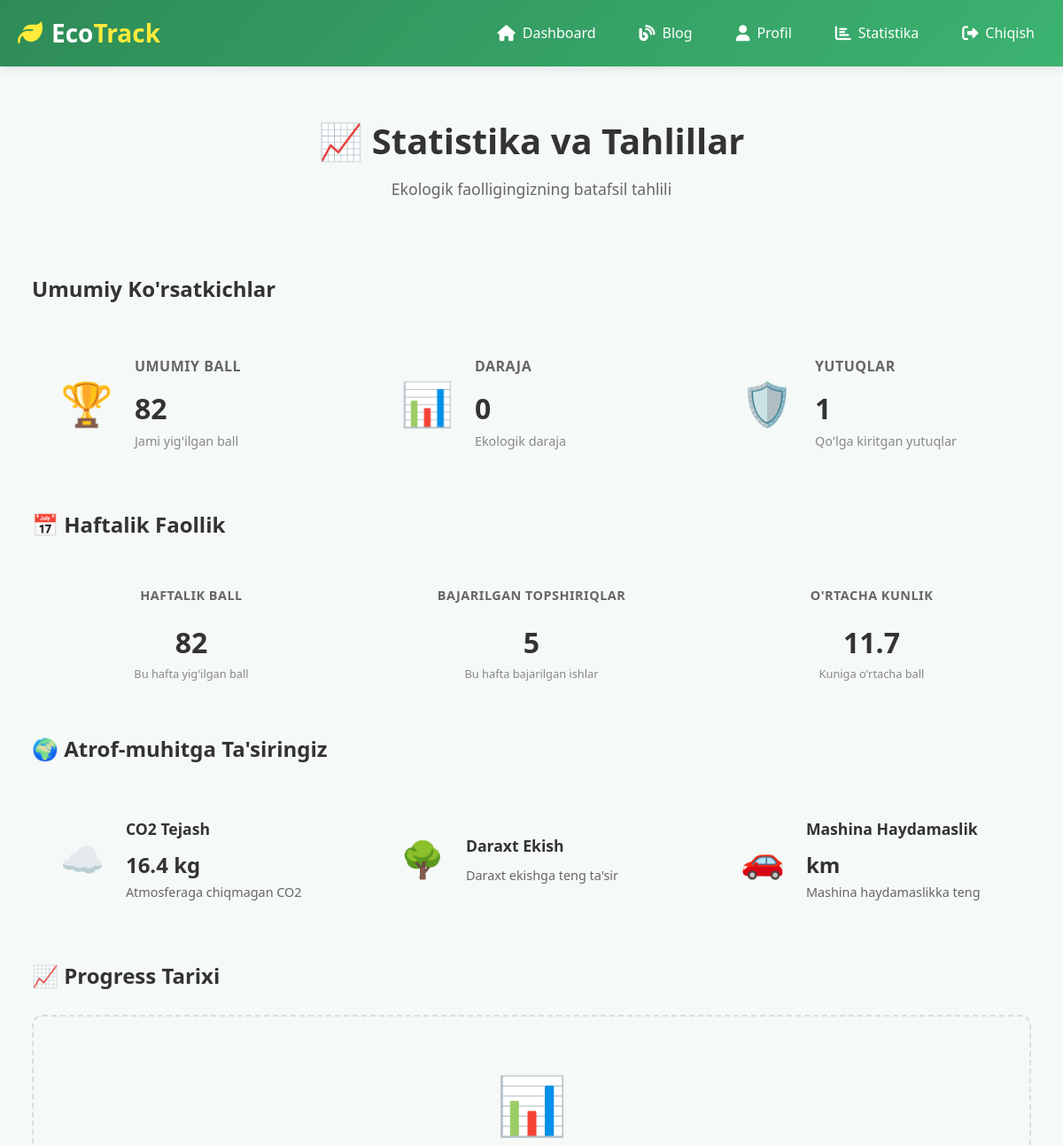
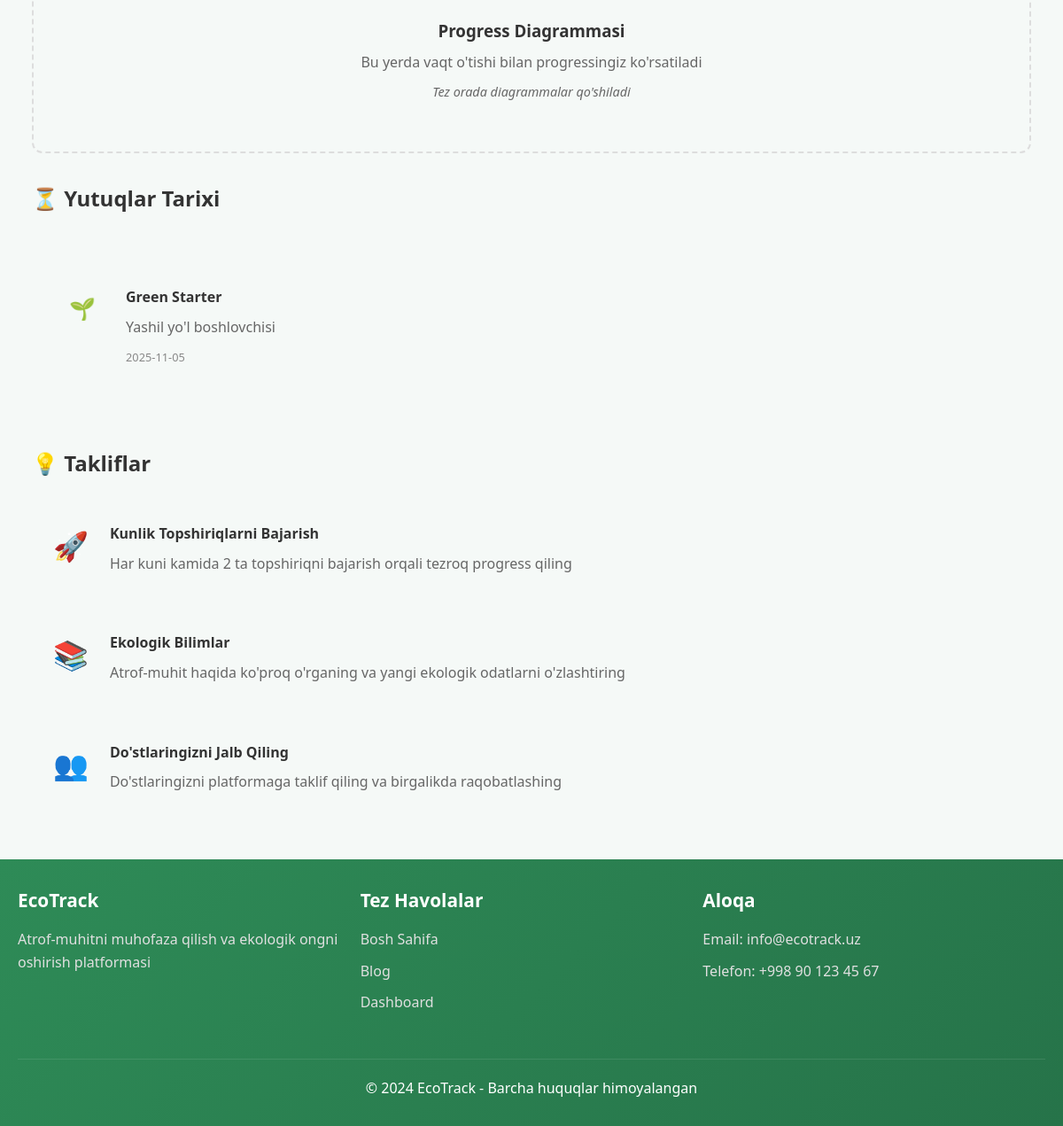
The app's page /stats (signed in) with its own data (2 pictures, top to bottom).
### app.py (models this page shows, shortened)
class Badge(db.Model):
    id = db.Column(db.Integer, primary_key=True)
    user_id = db.Column(db.Integer, db.ForeignKey('user.id'), nullable=False)
    badge_name = db.Column(db.String(100), nullable=False)
    badge_description = db.Column(db.String(200))
    earned_date = db.Column(db.Date, default=datetime.utcnow)
    badge_icon = db.Column(db.String(50), default='🛡️')

### app.py (the view)
@app.route('/stats')
@login_required
def stats():
    try:
        total_points = EcoPoint.get_user_total_points(current_user.id)
        user_level = total_points // 100
        week_ago = datetime.now() - timedelta(days=7)
        weekly_points = EcoPoint.query.filter(
            EcoPoint.user_id == current_user.id,
            EcoPoint.date >= week_ago.date()
        ).with_entities(db.func.sum(EcoPoint.points)).scalar() or 0
        weekly_tasks = EcoPoint.query.filter(
            EcoPoint.user_id == current_user.id,
            EcoPoint.date >= week_ago.date()
        ).count()
        weekly_stats = {
            'weekly_points': weekly_points,
            'tasks_completed': weekly_tasks
        }
        environmental_impact = calculate_environmental_impact(total_points)
        badges = Badge.query.filter_by(user_id=current_user.id).all()
        return render_template('stats.html',
                            total_points=total_points,
                            user_level=user_level,
                            weekly_stats=weekly_stats,
                            environmental_impact=environmental_impact,
                            badges=badges)
    except Exception as e:
        print(f"Stats error: {str(e)}")
        flash('Statistikani yuklashda xatolik yuz berdi', 'error')
        return redirect(url_for('dashboard'))

### app.py (called while the page is built)
@login_manager.user_loader
def load_user(user_id):
    return User.query.get(int(user_id))

def calculate_environmental_impact(points):
    return {
        'co2_saved': round(points * 0.2, 1),
        'water_saved': points * 1.5,
        'plastic_saved': round(points * 0.1, 1),
        'energy_saved': points * 0.5
    }

    @staticmethod
    def get_user_total_points(user_id):
        result = db.session.query(db.func.sum(EcoPoint.points)).filter(
            EcoPoint.user_id == user_id
        ).scalar()
        return result if result else 0

### templates/stats.html (shortened to what this page needs)
{% extends "base.html" %}
{% block content %}
<div class="stats-container">
    <div class="stats-header">
        <h1>📈 Statistika va Tahlillar</h1>
        <p>Ekologik faolligingizning batafsil tahlili</p>
    </div>
    <div class="stats-grid">
        <div class="stats-overview">
            <h2>Umumiy Ko'rsatkichlar</h2>
            <div class="overview-cards">
                <div class="overview-card">
                    <div class="overview-icon">🏆</div>
                    <div class="overview-content">
                        <h3>Umumiy Ball</h3>
                        <p class="overview-value">{{ total_points }}</p>
                        <p class="overview-label">Jami yig'ilgan ball</p>
                    </div>
                </div>
                <div class="overview-card">
                    <div class="overview-icon">📊</div>
                    <div class="overview-content">
                        <h3>Daraja</h3>
                        <p class="overview-value">{{ total_points // 100 }}</p>
                        <p class="overview-label">Ekologik daraja</p>
                    </div>
                </div>
                <div class="overview-card">
                    <div class="overview-icon">🛡️</div>
                    <div class="overview-content">
                        <h3>Yutuqlar</h3>
                        <p class="overview-value">{{ badges | length }}</p>
                        <p class="overview-label">Qo'lga kiritgan yutuqlar</p>
                    </div>
                </div>
            </div>
        </div>
        <div class="weekly-stats-section">
            <h2>📅 Haftalik Faollik</h2>
            <div class="weekly-cards">
                <div class="weekly-card">
                    <h3>Haftalik Ball</h3>
                    <p class="weekly-value">{{ weekly_stats.weekly_points }}</p>
                    <p class="weekly-label">Bu hafta yig'ilgan ball</p>
                </div>
                <div class="weekly-card">
                    <h3>Bajarilgan Topshiriqlar</h3>
                    <p class="weekly-value">{{ weekly_stats.tasks_completed }}</p>
                    <p class="weekly-label">Bu hafta bajarilgan ishlar</p>
                </div>
                <div class="weekly-card">
                    <h3>O'rtacha Kunlik</h3>
                    <p class="weekly-value">{{ (weekly_stats.weekly_points / 7) | round(1) }}</p>
                    <p class="weekly-label">Kuniga o'rtacha ball</p>
                </div>
            </div>
        </div>
        <div class="impact-section">
            <h2>🌍 Atrof-muhitga Ta'siringiz</h2>
            <div class="impact-cards">
                <div class="impact-card">
                    <div class="impact-icon">☁️</div>
                    <div class="impact-content">
                        <h3>CO2 Tejash</h3>
                        <p class="impact-value">{{ environmental_impact.co2_saved }} kg</p>
                        <p class="impact-desc">Atmosferaga chiqmagan CO2</p>
                    </div>
                </div>
                <div class="impact-card">
                    <div class="impact-icon">🌳</div>
                    <div class="impact-content">
                        <h3>Daraxt Ekish</h3>
                        <p class="impact-desc">Daraxt ekishga teng ta'sir</p>
                    </div>
                </div>
                <div class="impact-card">
                    <div class="impact-icon">🚗</div>
                    <div class="impact-content">
                        <h3>Mashina Haydamaslik</h3>
                        <p class="impact-value">{{ environmental_impact.km_driven_equivalent }} km</p>
                        <p class="impact-desc">Mashina haydamaslikka teng</p>
                    </div>
                </div>
            </div>
        </div>
        <div class="progress-section">
            <h2>📈 Progress Tarixi</h2>
            <div class="progress-chart-placeholder">
                <div class="chart-icon">📊</div>
                <h3>Progress Diagrammasi</h3>
                <p>Bu yerda vaqt o'tishi bilan progressingiz ko'rsatiladi</p>
                <p class="chart-note">Tez orada diagrammalar qo'shiladi</p>
            </div>
        </div>
        <div class="timeline-section">
            <h2>⏳ Yutuqlar Tarixi</h2>
            <div class="timeline">
                {% if badges %}
                    {% for badge in badges %}
                    <div class="timeline-item">
                        <div class="timeline-marker">{{ badge.badge_icon or '🛡️' }}</div>
                        <div class="timeline-content">
                            <h4>{{ badge.badge_name }}</h4>
                            <p>{{ badge.badge_description }}</p>
                            <span class="timeline-date">{{ badge.earned_date.strftime('%Y-%m-%d') }}</span>
                        </div>
                    </div>
                    {% endfor %}
                {% else %}
                    <div class="no-timeline">
                        <p>Hali hech qanday yutuq yo'q. Birinchi yutug'ingizni qo'lga kiriting! 🌟</p>
                    </div>
                {% endif %}
            </div>
        </div>
        <div class="tips-section">
            <h2>💡 Takliflar</h2>
            <div class="tips-list">
                <div class="tip-item">
                    <span class="tip-icon">🚀</span>
                    <div class="tip-content">
                        <h4>Kunlik Topshiriqlarni Bajarish</h4>
                        <p>Har kuni kamida 2 ta topshiriqni bajarish orqali tezroq progress qiling</p>
                    </div>
                </div>
                <div class="tip-item">
                    <span class="tip-icon">📚</span>
                    <div class="tip-content">
                        <h4>Ekologik Bilimlar</h4>
                        <p>Atrof-muhit haqida ko'proq o'rganing va yangi ekologik odatlarni o'zlashtiring</p>
                    </div>
                </div>
                <div class="tip-item">
                    <span class="tip-icon">👥</span>
                    <div class="tip-content">
                        <h4>Do'stlaringizni Jalb Qiling</h4>
                        <p>Do'stlaringizni platformaga taklif qiling va birgalikda raqobatlashing</p>
                    </div>
                </div>
            </div>
        </div>
    </div>
</div>
{% endblock %}

### templates/base.html (style rules this page uses)
* { margin: 0; padding: 0; box-sizing: border-box; font-family: 'Segoe UI', Tahoma, Geneva, Verdana, sans-serif; }
body { background-color: #f5f9f7; color: #333; line-height: 1.6; }

### templates/stats.html (style rules this page uses)
.stats-container { max-width: 1200px; margin: 0 auto; padding: 0 1rem; }
.stats-header { text-align: center; margin-bottom: 3rem; padding: 2rem 0; }
.stats-header h1 { font-size: 2.5rem; margin-bottom: 0.5rem; color: var(--text-color); }
.stats-header p { color: #666; font-size: 1.1rem; }
.stats-grid { display: flex; flex-direction: column; gap: 2rem; }
.stats-overview h2, .weekly-stats-section h2, .impact-section h2, .progress-section h2, .timeline-section h2, .tips-section h2 { margin-bottom: 1.5rem; color: var(--text-color); font-size: 1.5rem; }
.overview-cards { display: grid; grid-template-columns: repeat(auto-fit, minmax(250px, 1fr)); gap: 1.5rem; }
.overview-card { background: var(--card-color); padding: 2rem; border-radius: 12px; box-shadow: var(--shadow); display: flex; align-items: center; gap: 1.5rem; transition: transform 0.3s ease; }
.overview-icon { font-size: 3rem; }
.overview-content h3 { color: #666; font-size: 1rem; margin-bottom: 0.5rem; text-transform: uppercase; letter-spacing: 0.5px; }
.overview-value { font-size: 2rem; font-weight: bold; color: var(--primary-color); margin: 0; }
.overview-label { color: #888; font-size: 0.9rem; margin: 0; }
.weekly-cards { display: grid; grid-template-columns: repeat(auto-fit, minmax(200px, 1fr)); gap: 1.5rem; }
.weekly-card { background: var(--card-color); padding: 1.5rem; border-radius: 12px; box-shadow: var(--shadow); text-align: center; transition: transform 0.3s ease; }
.weekly-card h3 { color: #666; font-size: 0.9rem; margin-bottom: 1rem; text-transform: uppercase; letter-spacing: 0.5px; }
.weekly-value { font-size: 2rem; font-weight: bold; color: var(--primary-color); margin: 0; }
.weekly-label { color: #888; font-size: 0.8rem; margin: 0; }
.impact-cards { display: grid; grid-template-columns: repeat(auto-fit, minmax(250px, 1fr)); gap: 1.5rem; }
.impact-card { background: var(--card-color); padding: 2rem; border-radius: 12px; box-shadow: var(--shadow); display: flex; align-items: center; gap: 1.5rem; transition: transform 0.3s ease; }
.impact-icon { font-size: 2.5rem; }
.impact-content h3 { color: var(--text-color); margin-bottom: 0.5rem; font-size: 1.1rem; }
.impact-value { font-size: 1.5rem; font-weight: bold; color: var(--primary-color); margin: 0; }
.impact-desc { color: #666; font-size: 0.9rem; margin: 0; }
.progress-chart-placeholder { background: var(--card-color); padding: 3rem 2rem; border-radius: 12px; box-shadow: var(--shadow); text-align: center; border: 2px dashed #ddd; }
.chart-icon { font-size: 4rem; margin-bottom: 1rem; }
.progress-chart-placeholder h3 { margin-bottom: 0.5rem; color: var(--text-color); }
.progress-chart-placeholder p { color: #666; margin-bottom: 0.5rem; }
.chart-note { font-size: 0.9rem; color: #888; font-style: italic; }
.timeline { background: var(--card-color); padding: 2rem; border-radius: 12px; box-shadow: var(--shadow); }
.timeline-item { display: flex; align-items: flex-start; gap: 1.5rem; padding: 1.5rem 0; border-bottom: 1px solid #e9ecef; }
.timeline-item:last-child { border-bottom: none; }
.timeline-marker { font-size: 1.5rem; background: var(--primary-color); color: white; width: 50px; height: 50px; border-radius: 50%; display: flex; align-items: center; justify-content: center; flex-shrink: 0; }
.timeline-content h4 { margin-bottom: 0.5rem; color: var(--text-color); }
.timeline-content p { color: #666; margin-bottom: 0.5rem; }
.timeline-date { color: #888; font-size: 0.8rem; }
.tips-list { display: flex; flex-direction: column; gap: 1rem; }
.tip-item { display: flex; align-items: flex-start; gap: 1.5rem; padding: 1.5rem; background: var(--card-color); border-radius: 12px; box-shadow: var(--shadow); transition: transform 0.3s ease; }
.tip-icon { font-size: 2rem; flex-shrink: 0; }
.tip-content h4 { margin-bottom: 0.5rem; color: var(--text-color); }
.tip-content p { color: #666; margin: 0; }

### records on screen
Badge: badge_icon "🌱", badge_name "Green Starter", badge_description "Yashil yo'l boshlovchisi", earned_date "2025-11-05"

### other values on screen
{{ total_points }} "82"
{{ total_points // 100 }} "0"
{{ badges | length }} "1"
{{ weekly_stats.weekly_points }} "82"
{{ weekly_stats.tasks_completed }} "5"
{{ (weekly_stats.weekly_points / 7) | round(1) }} "11.7"
{{ environmental_impact.co2_saved }} "16.4"
